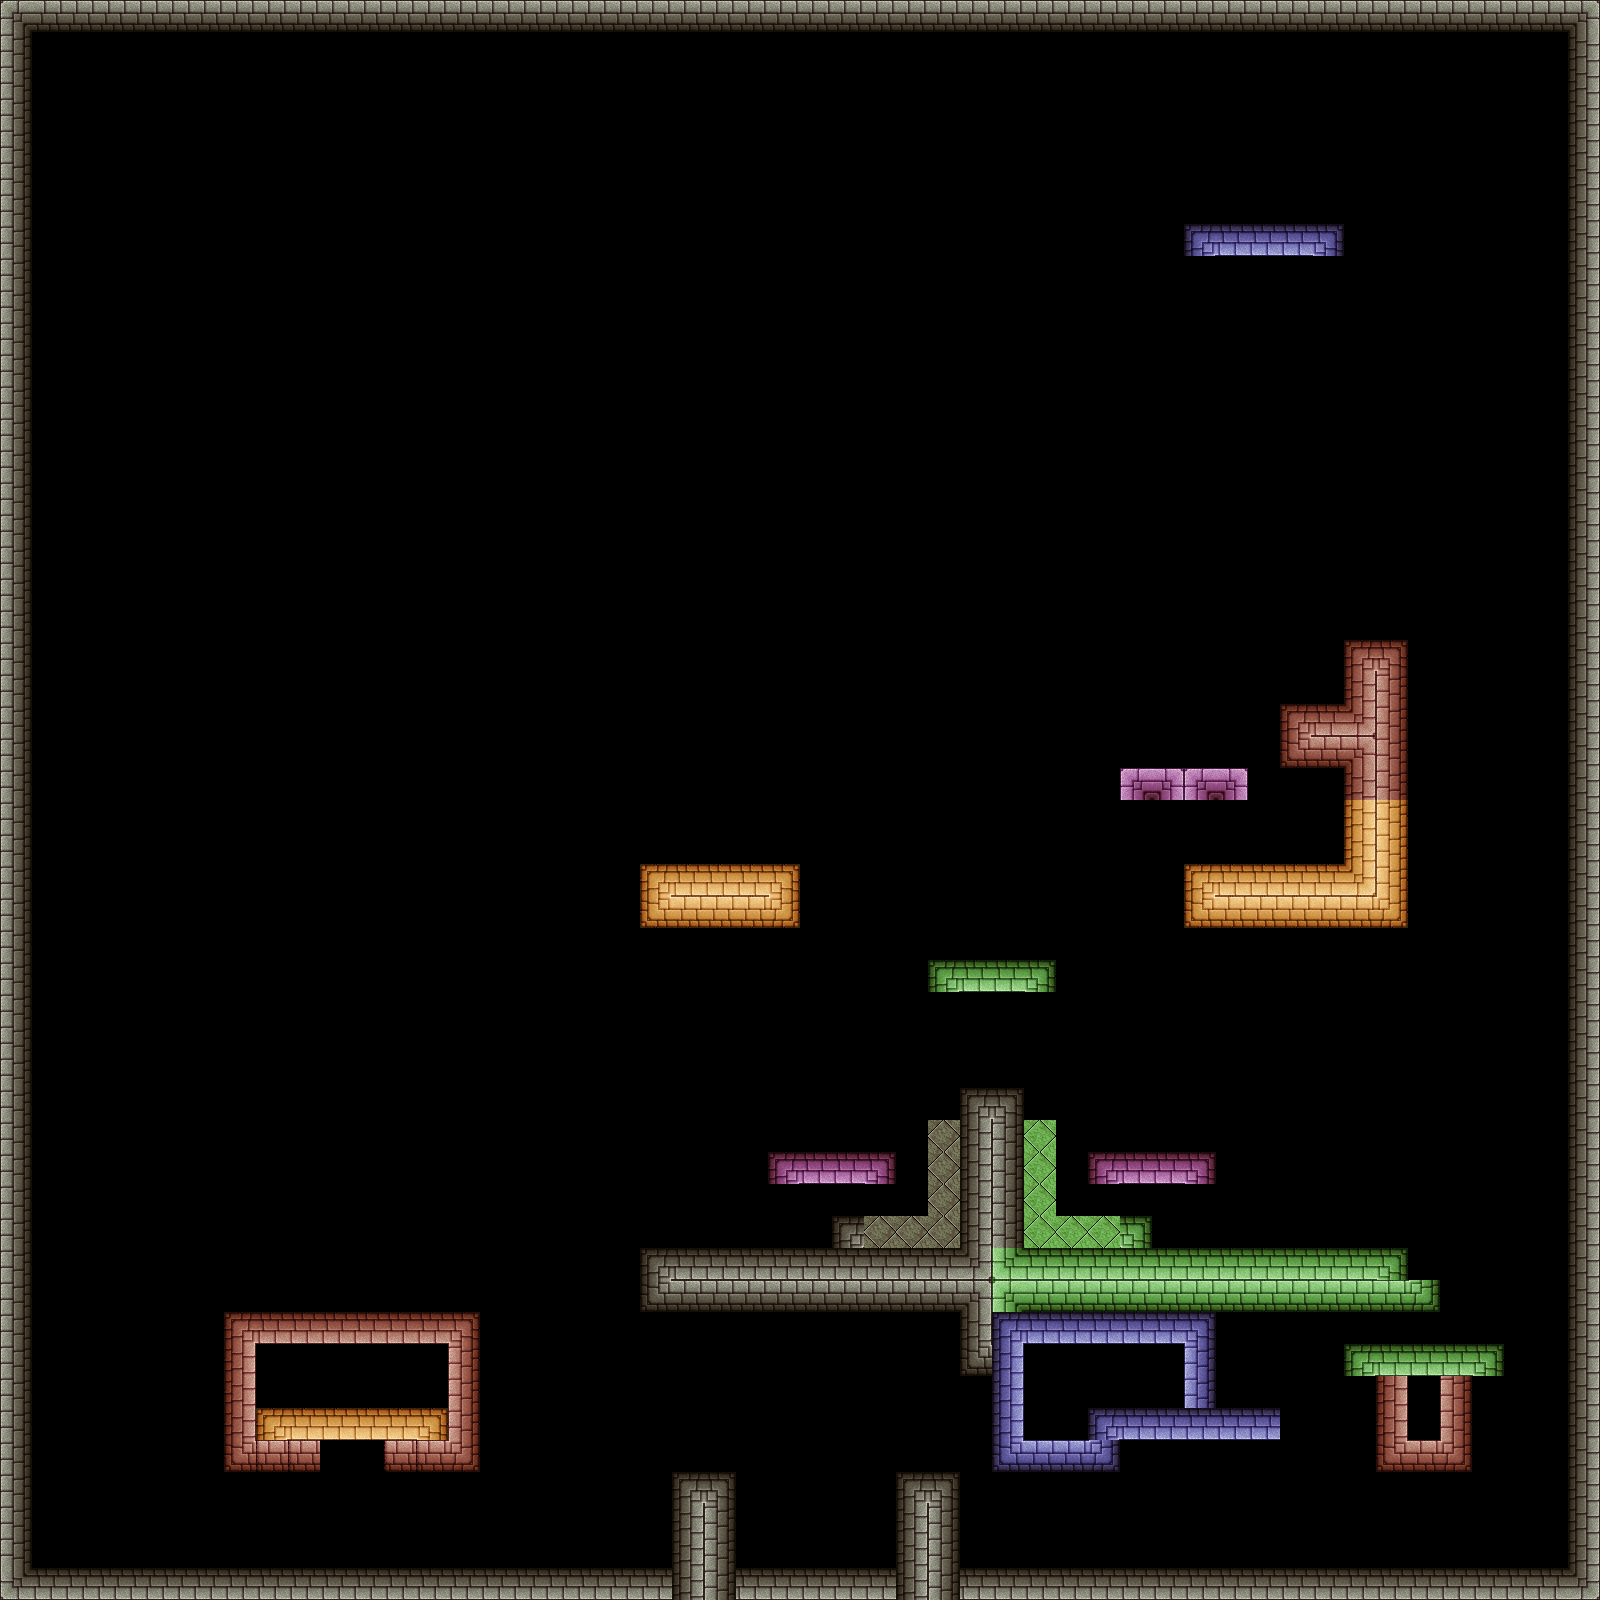

Rendered tile map (Tiled .tmx) drawn with the repository's tilesets; below, a short description and the map source with its tile grids summarised:
An orthogonal 50x50 tile map with 32x32 px tiles, 11 tile layers (static, orange, orange_deactivated, red, ...) and 21 objects (character).

<map version="1.0" orientation="orthogonal" renderorder="right-down" width="50" height="50" tilewidth="32" tileheight="32" nextobjectid="27">
 <properties>
  <property name="bronze" value="1000" />
  <property name="deaths" value="5" />
  <property name="gold" value="3000" />
  <property name="index" value="9" />
  <property name="silver" value="2000" />
  <property name="time" value="50" />
 </properties>
 <tileset firstgid="1" name="walls1_0" tilewidth="32" tileheight="32">
  <image source="walls1_0.png" width="448" height="512" />
 </tileset>
 <layer name="static" width="50" height="50">
  <data>[2500 cells, 243 non-empty, 11 distinct tile ids]</data>
 </layer>
 <objectgroup name="character">
  <object id="1" name="character" x="800" y="1440" width="32" height="32" />
 </objectgroup>
 <objectgroup name="notice">
  <object id="2" x="800" y="1504" width="64" height="64">
   <properties>
    <property name="index" value="0" />
   </properties>
  </object>
  <object id="25" x="960" y="1024" width="64" height="64">
   <properties>
    <property name="index" value="1" />
   </properties>
  </object>
  <object id="26" x="704" y="800" width="64" height="64">
   <properties>
    <property name="index" value="2" />
   </properties>
  </object>
 </objectgroup>
 <objectgroup name="enemies">
  <object id="3" x="288" y="1504" width="64" height="64" />
  <object id="4" x="1280" y="1504" width="64" height="64" />
 </objectgroup>
 <layer name="orange" width="50" height="50">
  <data>[2500 cells, 0 non-empty, 0 distinct tile ids]</data>
 </layer>
 <layer name="orange_deactivated" width="50" height="50">
  <data>[2500 cells, 34 non-empty, 9 distinct tile ids]</data>
 </layer>
 <layer name="red" width="50" height="50" opacity="0.97">
  <data>[2500 cells, 27 non-empty, 10 distinct tile ids]</data>
 </layer>
 <layer name="red_deactivated" width="50" height="50">
  <data>[2500 cells, 14 non-empty, 7 distinct tile ids]</data>
 </layer>
 <layer name="green" width="50" height="50">
  <data>[2500 cells, 32 non-empty, 7 distinct tile ids]</data>
 </layer>
 <layer name="green_deactivated" width="50" height="50">
  <data>[2500 cells, 5 non-empty, 3 distinct tile ids]</data>
 </layer>
 <layer name="deadly" width="50" height="50">
  <data>[2500 cells, 12 non-empty, 2 distinct tile ids]</data>
 </layer>
 <layer name="blue" width="50" height="50">
  <data>[2500 cells, 6 non-empty, 2 distinct tile ids]</data>
 </layer>
 <layer name="blue_deactivated" width="50" height="50">
  <data>[2500 cells, 21 non-empty, 8 distinct tile ids]</data>
 </layer>
 <objectgroup name="falling">
  <properties>
   <property name="falling" value="true" />
  </properties>
  <object id="5" x="512" y="1344" width="128" height="32">
   <properties>
    <property name="falling" value="true" />
   </properties>
  </object>
  <object id="6" x="64" y="1344" width="96" height="32">
   <properties>
    <property name="falling" value="true" />
   </properties>
  </object>
  <object id="7" x="256" y="1088" width="192" height="32">
   <properties>
    <property name="falling" value="true" />
   </properties>
  </object>
  <object id="15" x="704" y="256" width="96" height="32">
   <properties>
    <property name="falling" value="true" />
   </properties>
  </object>
  <object id="17" x="1088" y="544" width="160" height="32" />
  <object id="18" x="896" y="384" width="160" height="32" />
  <object id="19" x="1312" y="448" width="160" height="32" />
  <object id="20" x="1344" y="320" width="128" height="32" />
  <object id="21" x="1024" y="288" width="96" height="32" />
  <object id="22" x="1152" y="384" width="64" height="32" />
 </objectgroup>
 <objectgroup name="windblower">
  <properties>
   <property name="direction" value="north" />
  </properties>
  <object id="8" x="256" y="1152" width="224" height="64">
   <properties>
    <property name="direction" value="east" />
   </properties>
  </object>
  <object id="13" x="704" y="576" width="96" height="224">
   <properties>
    <property name="direction" value="north" />
   </properties>
  </object>
 </objectgroup>
 <objectgroup name="magnet">
  <object id="10" x="896" y="832" width="192" height="192">
   <ellipse />
  </object>
 </objectgroup>
 <objectgroup name="bouncing">
  <object id="12" x="1120" y="768" width="128" height="32">
   <properties>
    <property name="activated" value="false" />
    <property name="color" value="purple" />
   </properties>
  </object>
 </objectgroup>
 <layer name="purple_deactivated" width="50" height="50">
  <data>[2500 cells, 12 non-empty, 5 distinct tile ids]</data>
 </layer>
 <objectgroup name="exit">
  <object id="24" x="1248" y="160" width="64" height="64">
   <properties>
    <property name="next" value="10" />
   </properties>
  </object>
 </objectgroup>
</map>
